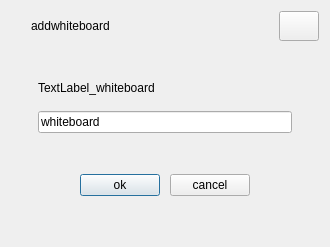
<?xml version="1.0" encoding="UTF-8"?>
<ui version="4.0">
 <class>addwhiteboarddialog</class>
 <widget class="C8CommonWindow" name="addwhiteboarddialog">
  <property name="geometry">
   <rect>
    <x>0</x>
    <y>0</y>
    <width>330</width>
    <height>247</height>
   </rect>
  </property>
  <property name="windowTitle">
   <string>addwhiteboarddialog</string>
  </property>
  <layout class="QHBoxLayout" name="horizontalLayout_dlg">
   <item>
    <widget class="QWidget" name="widget" native="true">
     <property name="sizePolicy">
      <sizepolicy hsizetype="Expanding" vsizetype="Expanding">
       <horstretch>0</horstretch>
       <verstretch>0</verstretch>
      </sizepolicy>
     </property>
     <property name="minimumSize">
      <size>
       <width>308</width>
       <height>225</height>
      </size>
     </property>
     <property name="maximumSize">
      <size>
       <width>308</width>
       <height>16777215</height>
      </size>
     </property>
     <layout class="QFormLayout" name="formLayout_2">
      <property name="horizontalSpacing">
       <number>0</number>
      </property>
      <property name="verticalSpacing">
       <number>0</number>
      </property>
      <property name="leftMargin">
       <number>0</number>
      </property>
      <property name="topMargin">
       <number>0</number>
      </property>
      <property name="rightMargin">
       <number>0</number>
      </property>
      <property name="bottomMargin">
       <number>0</number>
      </property>
      <item row="0" column="0" colspan="2">
       <layout class="QVBoxLayout" name="verticalLayout">
        <property name="spacing">
         <number>0</number>
        </property>
        <item>
         <layout class="QHBoxLayout" name="horizontalLayout_titleBar">
          <item>
           <widget class="QWidget" name="widget_titleBar" native="true">
            <property name="sizePolicy">
             <sizepolicy hsizetype="Expanding" vsizetype="Expanding">
              <horstretch>0</horstretch>
              <verstretch>0</verstretch>
             </sizepolicy>
            </property>
            <property name="minimumSize">
             <size>
              <width>0</width>
              <height>30</height>
             </size>
            </property>
            <property name="maximumSize">
             <size>
              <width>16777215</width>
              <height>30</height>
             </size>
            </property>
            <layout class="QFormLayout" name="formLayout">
             <property name="leftMargin">
              <number>0</number>
             </property>
             <property name="topMargin">
              <number>0</number>
             </property>
             <property name="rightMargin">
              <number>0</number>
             </property>
             <property name="bottomMargin">
              <number>0</number>
             </property>
             <item row="0" column="0" colspan="2">
              <layout class="QHBoxLayout" name="horizontalLayout_2">
               <property name="spacing">
                <number>0</number>
               </property>
               <property name="leftMargin">
                <number>20</number>
               </property>
               <item>
                <widget class="QLabel" name="label_whiteboardtitle">
                 <property name="sizePolicy">
                  <sizepolicy hsizetype="Expanding" vsizetype="Expanding">
                   <horstretch>0</horstretch>
                   <verstretch>0</verstretch>
                  </sizepolicy>
                 </property>
                 <property name="minimumSize">
                  <size>
                   <width>0</width>
                   <height>13</height>
                  </size>
                 </property>
                 <property name="maximumSize">
                  <size>
                   <width>16777215</width>
                   <height>13</height>
                  </size>
                 </property>
                 <property name="text">
                  <string>addwhiteboard</string>
                 </property>
                </widget>
               </item>
               <item>
                <widget class="QPushButton" name="pushButton_close">
                 <property name="sizePolicy">
                  <sizepolicy hsizetype="Expanding" vsizetype="Expanding">
                   <horstretch>0</horstretch>
                   <verstretch>0</verstretch>
                  </sizepolicy>
                 </property>
                 <property name="minimumSize">
                  <size>
                   <width>0</width>
                   <height>30</height>
                  </size>
                 </property>
                 <property name="maximumSize">
                  <size>
                   <width>40</width>
                   <height>40</height>
                  </size>
                 </property>
                 <property name="toolTip">
                  <string>close</string>
                 </property>
                 <property name="text">
                  <string/>
                 </property>
                </widget>
               </item>
              </layout>
             </item>
            </layout>
           </widget>
          </item>
         </layout>
        </item>
        <item>
         <layout class="QHBoxLayout" name="horizontalLayout">
          <property name="spacing">
           <number>0</number>
          </property>
          <item>
           <layout class="QVBoxLayout" name="verticalLayout_3">
            <property name="spacing">
             <number>0</number>
            </property>
            <item>
             <layout class="QVBoxLayout" name="verticalLayout_4">
              <property name="spacing">
               <number>0</number>
              </property>
              <property name="leftMargin">
               <number>27</number>
              </property>
              <property name="rightMargin">
               <number>27</number>
              </property>
              <property name="bottomMargin">
               <number>0</number>
              </property>
              <item>
               <spacer name="verticalSpacer">
                <property name="orientation">
                 <enum>Qt::Vertical</enum>
                </property>
                <property name="sizeHint" stdset="0">
                 <size>
                  <width>20</width>
                  <height>40</height>
                 </size>
                </property>
               </spacer>
              </item>
              <item>
               <layout class="QVBoxLayout" name="verticalLayout_5">
                <property name="spacing">
                 <number>0</number>
                </property>
                <property name="leftMargin">
                 <number>0</number>
                </property>
                <property name="rightMargin">
                 <number>0</number>
                </property>
                <property name="bottomMargin">
                 <number>0</number>
                </property>
                <item>
                 <widget class="QLabel" name="label_whiteboard">
                  <property name="text">
                   <string>TextLabel_whiteboard</string>
                  </property>
                 </widget>
                </item>
                <item>
                 <spacer name="verticalSpacer_4">
                  <property name="orientation">
                   <enum>Qt::Vertical</enum>
                  </property>
                  <property name="sizeHint" stdset="0">
                   <size>
                    <width>20</width>
                    <height>16</height>
                   </size>
                  </property>
                 </spacer>
                </item>
                <item>
                 <widget class="QLineEdit" name="lineEdit_whiteboardname">
                  <property name="maximumSize">
                   <size>
                    <width>16777215</width>
                    <height>26</height>
                   </size>
                  </property>
                  <property name="text">
                   <string>whiteboard</string>
                  </property>
                 </widget>
                </item>
               </layout>
              </item>
              <item>
               <spacer name="verticalSpacer_2">
                <property name="orientation">
                 <enum>Qt::Vertical</enum>
                </property>
                <property name="sizeHint" stdset="0">
                 <size>
                  <width>20</width>
                  <height>30</height>
                 </size>
                </property>
               </spacer>
              </item>
              <item>
               <layout class="QHBoxLayout" name="horizontalLayout_3">
                <property name="spacing">
                 <number>0</number>
                </property>
                <property name="bottomMargin">
                 <number>0</number>
                </property>
                <item>
                 <spacer name="horizontalSpacer">
                  <property name="orientation">
                   <enum>Qt::Horizontal</enum>
                  </property>
                  <property name="sizeHint" stdset="0">
                   <size>
                    <width>44</width>
                    <height>20</height>
                   </size>
                  </property>
                 </spacer>
                </item>
                <item>
                 <widget class="QPushButton" name="pushButton_OK">
                  <property name="text">
                   <string>ok</string>
                  </property>
                  <property name="default">
                   <bool>true</bool>
                  </property>
                 </widget>
                </item>
                <item>
                 <spacer name="horizontalSpacer_3">
                  <property name="orientation">
                   <enum>Qt::Horizontal</enum>
                  </property>
                  <property name="sizeHint" stdset="0">
                   <size>
                    <width>12</width>
                    <height>20</height>
                   </size>
                  </property>
                 </spacer>
                </item>
                <item>
                 <widget class="QPushButton" name="pushButton_Cancel">
                  <property name="text">
                   <string>cancel</string>
                  </property>
                 </widget>
                </item>
                <item>
                 <spacer name="horizontalSpacer_2">
                  <property name="orientation">
                   <enum>Qt::Horizontal</enum>
                  </property>
                  <property name="sizeHint" stdset="0">
                   <size>
                    <width>44</width>
                    <height>20</height>
                   </size>
                  </property>
                 </spacer>
                </item>
               </layout>
              </item>
              <item>
               <spacer name="verticalSpacer_3">
                <property name="orientation">
                 <enum>Qt::Vertical</enum>
                </property>
                <property name="sizeHint" stdset="0">
                 <size>
                  <width>5</width>
                  <height>35</height>
                 </size>
                </property>
               </spacer>
              </item>
             </layout>
            </item>
           </layout>
          </item>
         </layout>
        </item>
       </layout>
      </item>
     </layout>
    </widget>
   </item>
  </layout>
 </widget>
 <layoutdefault spacing="6" margin="11"/>
 <customwidgets>
  <customwidget>
   <class>C8CommonWindow</class>
   <extends>QWidget</extends>
   <header>c8commonwindow.h</header>
   <container>1</container>
  </customwidget>
 </customwidgets>
 <resources/>
 <connections/>
</ui>
